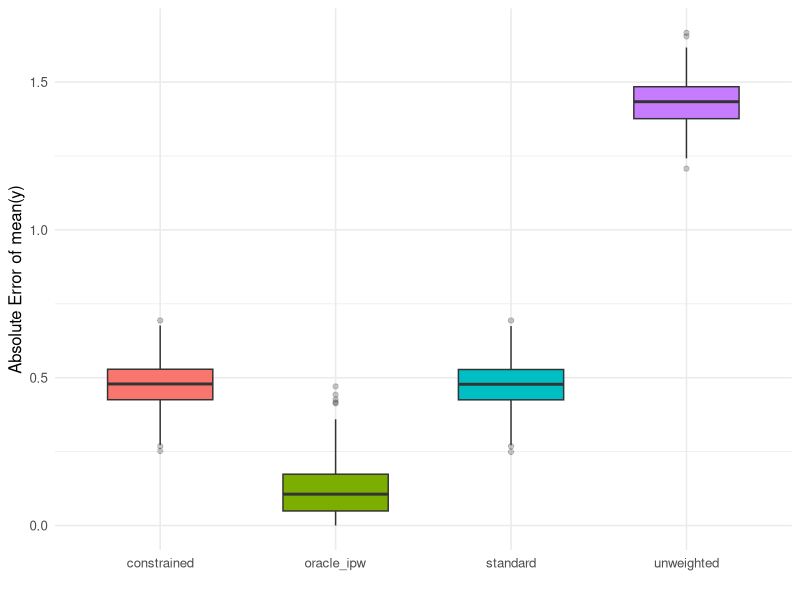
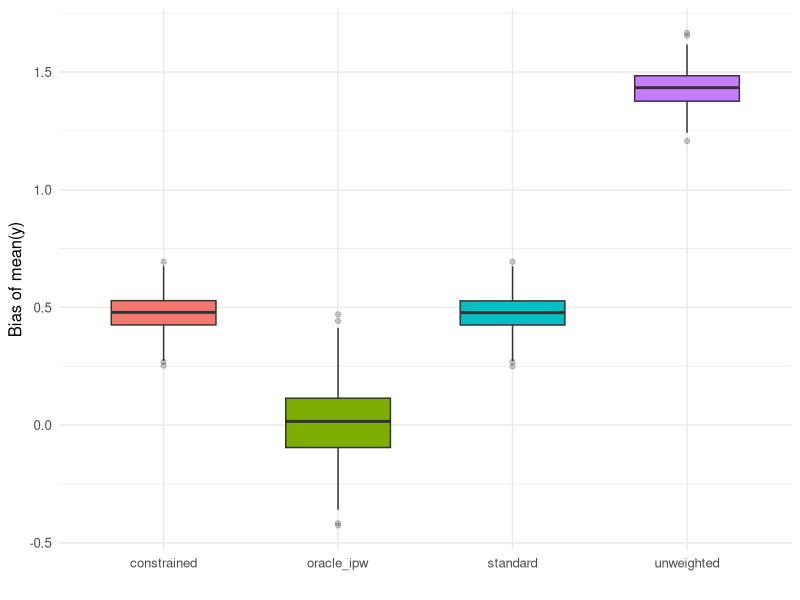
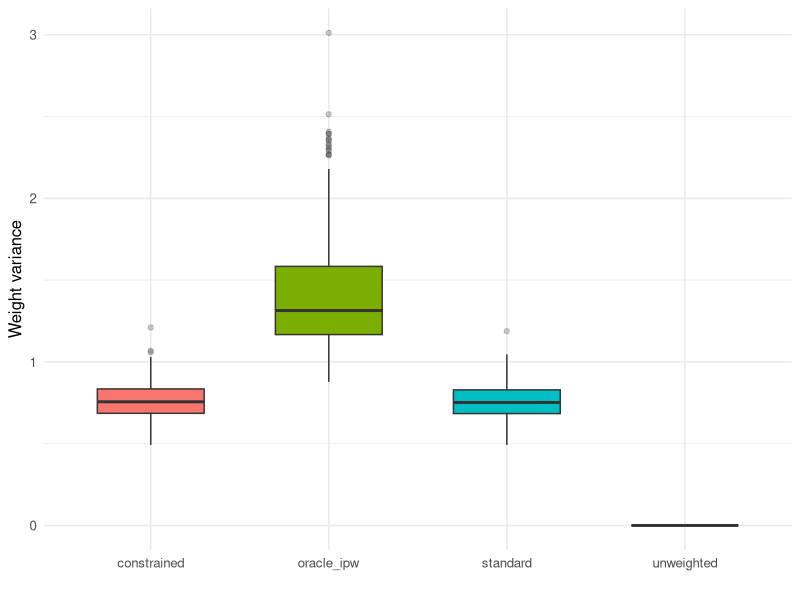

Reproduce these figures in R, in order.
set.seed(20260310)

suppressPackageStartupMessages({
  library(survey)
  library(ggplot2)
})

weighted_mean <- function(y, w) {
  w <- w / sum(w)
  sum(w * y)
}

simulate_population <- function(N_pop = 200000, K = 8, target_rr = 0.28) {
  z <- rnorm(N_pop)
  X <- matrix(0L, nrow = N_pop, ncol = K)
  for (j in seq_len(K)) {
    # Shared latent z induces substantial covariance among predictors.
    X[, j] <- rbinom(
      N_pop,
      1,
      plogis(runif(1, 0.6, 1.1) * z + rnorm(N_pop, sd = 0.9) + runif(1, -0.4, 0.4))
    )
  }
  colnames(X) <- paste0("x", seq_len(K))

  lin_rr <- -2 +
    0.4 * X[, 1] + 0.4 * X[, 2] + 0.35 * X[, 3] + 0.3 * X[, 4] +
    1.7 * (X[, 1] * X[, 2]) - 1.5 * (X[, 3] * X[, 4]) +
    1.3 * (X[, 5] * X[, 6]) - 1.1 * (X[, 7] * X[, 8]) +
    1.1 * (X[, 1] * X[, 3] * X[, 5]) -
    0.9 * (X[, 2] * X[, 4] * X[, 6])

  intercept <- uniroot(function(a) mean(plogis(a + lin_rr)) - target_rr, c(-8, 4))$root
  rho <- plogis(intercept + lin_rr)

  # Large interaction effects in y (closer to the original examples, but stronger).
  y <- 0.3 +
    0.2 * rowSums(X[, 1:4, drop = FALSE]) +
    2.2 * (X[, 1] * X[, 2]) - 1.8 * (X[, 3] * X[, 4]) +
    2.0 * (X[, 5] * X[, 6]) - 1.7 * (X[, 7] * X[, 8]) +
    1.5 * (X[, 1] * X[, 3] * X[, 5]) -
    1.3 * (X[, 2] * X[, 4] * X[, 6]) +
    rnorm(N_pop, sd = 1.5)

  list(X = X, y = y, rho = rho)
}

safe_calibrate <- function(...) {
  failed <- FALSE
  fit <- tryCatch(
    withCallingHandlers(
      calibrate(...),
      warning = function(w) {
        if (grepl("Failed to converge", conditionMessage(w), fixed = TRUE)) {
          failed <<- TRUE
        }
        invokeRestart("muffleWarning")
      }
    ),
    error = function(e) NULL
  )
  if (is.null(fit) || failed) {
    return(NULL)
  }
  fit
}

run_simulation <- function(
  reps = 300,
  n_selected = 3000,
  K = 8,
  N_pop = 200000,
  target_rr = 0.28
) {
  pop <- simulate_population(N_pop = N_pop, K = K, target_rr = target_rr)
  X <- pop$X
  y <- pop$y
  rho <- pop$rho

  true_y_mean <- mean(y)
  true_margins <- colMeans(X)

  out <- vector("list", length = reps * 4)
  row_id <- 1L

  vars <- paste0("x", seq_len(K))
  form <- as.formula(paste("~", paste(vars, collapse = " + ")))

  for (r in seq_len(reps)) {
    s_idx <- sample.int(nrow(X), n_selected, replace = FALSE)
    responded <- rbinom(n_selected, 1, rho[s_idx]) == 1
    rr_obs <- mean(responded)
    ridx <- s_idx[responded]

    if (length(ridx) < 450) {
      next
    }

    df <- as.data.frame(X[ridx, , drop = FALSE])
    names(df) <- vars
    df$y <- y[ridx]

    des <- svydesign(ids = ~1, data = df, weights = ~1)
    pop_totals <- c("(Intercept)" = nrow(df), setNames(nrow(df) * true_margins, vars))

    std <- safe_calibrate(
      des,
      formula = form,
      population = pop_totals,
      calfun = "raking",
      maxit = 300,
      epsilon = 1e-8
    )
    con <- safe_calibrate(
      des,
      formula = form,
      population = pop_totals,
      calfun = "raking",
      bounds = c(rr_obs, Inf),
      maxit = 300,
      epsilon = 1e-8
    )
    if (is.null(std) || is.null(con)) {
      next
    }

    weights_list <- list(
      unweighted = rep(1, nrow(df)),
      standard = as.numeric(weights(std)),
      constrained = as.numeric(weights(con)),
      oracle_ipw = {
        w <- (1 / rho[ridx])
        w / mean(w)
      }
    )

    for (method in names(weights_list)) {
      w <- weights_list[[method]]
      y_hat <- weighted_mean(df$y, w)

      out[[row_id]] <- data.frame(
        rep = r,
        method = method,
        rr_obs = rr_obs,
        y_mean_bias = y_hat - true_y_mean,
        y_mean_abs_err = abs(y_hat - true_y_mean),
        weight_var = var(w),
        min_weight = min(w),
        max_weight = max(w)
      )
      row_id <- row_id + 1L
    }
  }

  res <- do.call(rbind, out)
  res <- res[complete.cases(res), ]
  res
}

summarize_results <- function(res) {
  aggregate(
    cbind(rr_obs, y_mean_bias, y_mean_abs_err, weight_var, min_weight, max_weight) ~ method,
    data = res,
    FUN = mean
  )
}

compare_methods <- function(res, method_a, method_b) {
  a <- subset(res, method == method_a)
  b <- subset(res, method == method_b)
  paired <- merge(a, b, by = "rep", suffixes = c("_a", "_b"))
  data.frame(
    method_a = method_a,
    method_b = method_b,
    pairs = nrow(paired),
    mean_rr = mean(paired$rr_obs_a),
    bias_diff_b_minus_a = mean(paired$y_mean_bias_b - paired$y_mean_bias_a),
    abs_err_diff_b_minus_a = mean(paired$y_mean_abs_err_b - paired$y_mean_abs_err_a),
    weight_var_pct_diff_b_minus_a = mean(100 * (paired$weight_var_b - paired$weight_var_a) / paired$weight_var_a),
    share_abs_err_improved_b_vs_a = mean(paired$y_mean_abs_err_b < paired$y_mean_abs_err_a)
  )
}

plot_metric <- function(res, metric, ylab, path) {
  p <- ggplot(res, aes(x = method, y = .data[[metric]], fill = method)) +
    geom_boxplot(width = 0.6, outlier.alpha = 0.25) +
    labs(x = "", y = ylab) +
    theme_minimal(base_size = 12) +
    theme(legend.position = "none")
  ggsave(path, p, width = 7.4, height = 4.8, dpi = 160)
}

results <- run_simulation()
summary_table <- summarize_results(results)
delta <- rbind(
  compare_methods(results, "unweighted", "standard"),
  compare_methods(results, "standard", "constrained"),
  compare_methods(results, "standard", "oracle_ipw"),
  compare_methods(results, "constrained", "oracle_ipw")
)

write.csv(results, "original_style_interactions_long.csv", row.names = FALSE)
write.csv(summary_table, "original_style_interactions_summary.csv", row.names = FALSE)
write.csv(delta, "original_style_interactions_delta.csv", row.names = FALSE)

plot_metric(results, "y_mean_abs_err", "Absolute Error of mean(y)", "original_style_interactions_abs_err_box.png")
plot_metric(results, "y_mean_bias", "Bias of mean(y)", "original_style_interactions_bias_box.png")
plot_metric(results, "weight_var", "Weight variance", "original_style_interactions_weight_var_box.png")

cat("Completed original-style large-interaction simulation.\n")
cat("Method means:\n")
print(summary_table, row.names = FALSE)
cat("\nPairwise deltas (method_b - method_a):\n")
print(delta, row.names = FALSE)
